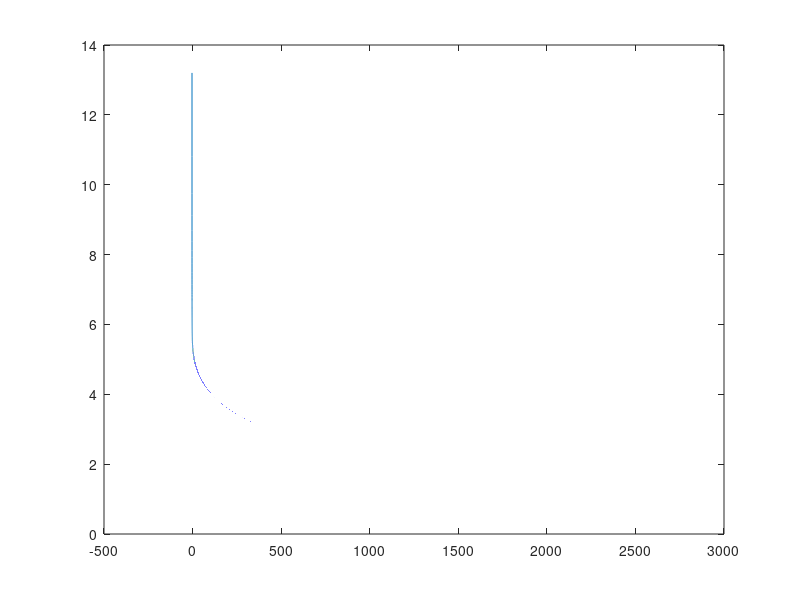

Write MATLAB code to recreate this figure. (Note: this script raises an error after producing the figure.)
%%

%%
clc, clear, close all

N = 64;

A = 5;
B = 1000;

% rng('default')

a = A*abs(rand(N,1));
b = B*abs(rand(N,1));

[~,amax] = max(a./b);

nu_max = a(amax)*(N^2) - b(amax);
nu_min = -min(b);
dnu= 0.01;

nu = nu_min:dnu:nu_max;

y = sqrt(a./(b+nu));

yf = sum(y,1);

plot(nu,yf)
hold on
yline(1)
